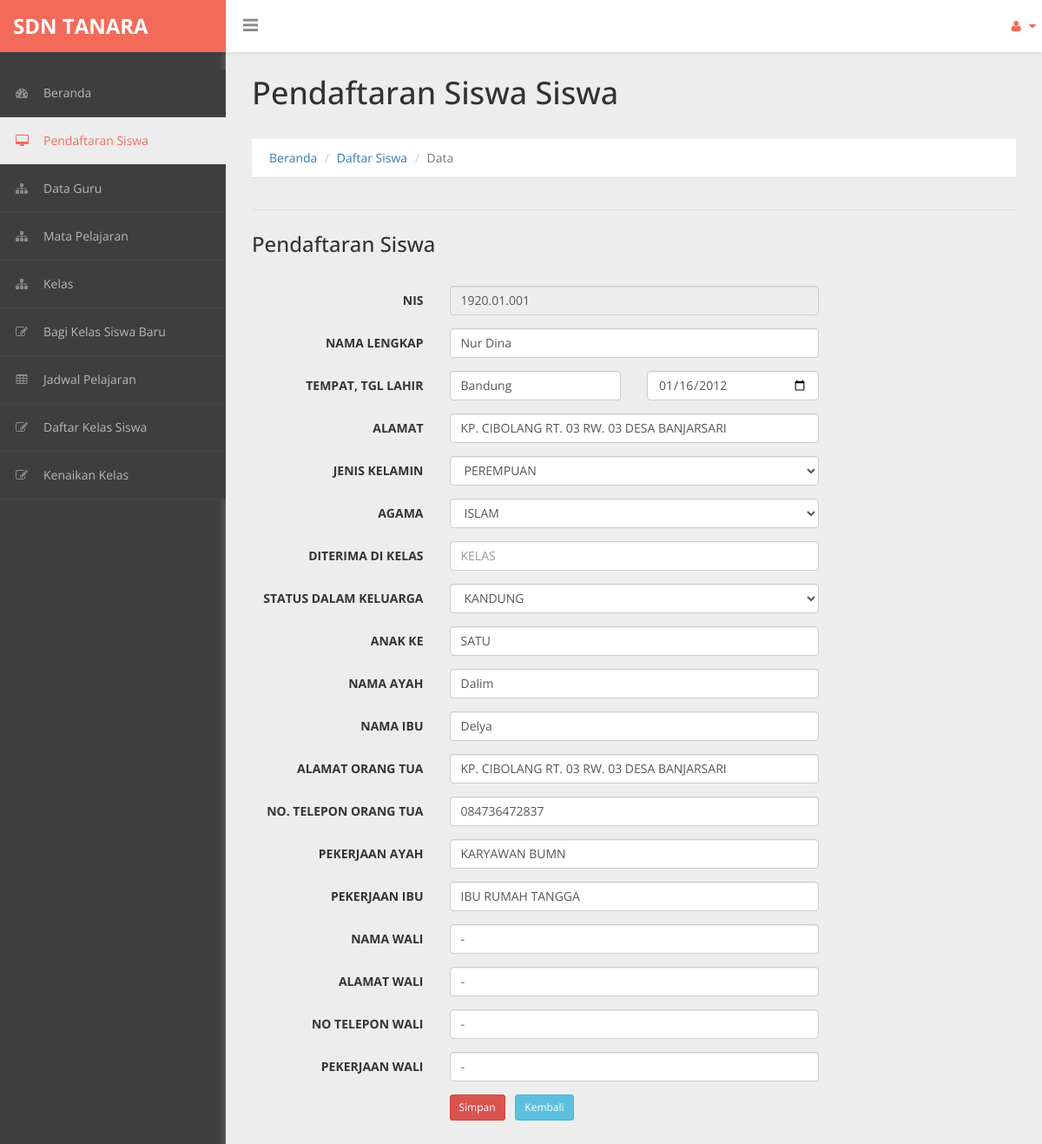
/admin/tampil_pendaftaran.php?nis=1920.01.001, run on the app's committed database.
### tables this page shows
CREATE TABLE `siswa` (
  `nis` varchar(11) NOT NULL,
  `nama_siswa` varchar(40) NOT NULL,
  `tempatlhr` varchar(30) NOT NULL,
  `tgllahir` date NOT NULL,
  `alamat` text NOT NULL,
  `gender` enum('LAKI-LAKI','PEREMPUAN') NOT NULL,
  `agama` enum('ISLAM','KRISTEN','BUDHA','HINDU','KHONG HU CHU') NOT NULL,
  `kelas` varchar(6) NOT NULL,
  `status` enum('KANDUNG','ANGKAT','TIRI') NOT NULL,
  `anakke` varchar(15) NOT NULL,
  `namaayah` varchar(30) NOT NULL,
  `namaibu` varchar(30) NOT NULL,
  `alamatortu` text NOT NULL,
  `telportu` varchar(13) NOT NULL,
  `pekerjaanayah` varchar(30) NOT NULL,
  `pekerjaanibu` varchar(30) NOT NULL,
  `namawali` varchar(30) NOT NULL,
  `alamatwali` text NOT NULL,
  `telpwali` varchar(13) NOT NULL,
  `pekerjaanwali` varchar(30) NOT NULL
);

### admin/tampil_pendaftaran.php (the view, shortened to what this page needs)
<!DOCTYPE html>
<html xmlns="http://www.w3.org/1999/xhtml">
<head>
    <link href="../assets/css/bootstrap.css" rel="stylesheet" />
    <link href="../assets/css/font-awesome.css" rel="stylesheet" />
    <link href="../assets/css/custom-styles.css" rel="stylesheet" />
</head>
<body>
    <div id="wrapper">
        <nav class="navbar navbar-default top-navbar" role="navigation">
            <div class="navbar-header">
                <a class="navbar-brand" href="index.php"><strong>SDN TANARA</strong></a>
				<div id="sideNav" href="">
		          <i class="fa fa-bars icon"></i>
		      </div>
            </div>
            <ul class="nav navbar-top-links navbar-right">
                <li class="dropdown">
                    <a class="dropdown-toggle" data-toggle="dropdown" href="#" aria-expanded="false">
                        <i class="fa fa-user fa-fw"></i> <i class="fa fa-caret-down"></i>
                    </a>
                </li>
            </ul>
        </nav>
         <nav class="navbar-default navbar-side" role="navigation">
            <div class="sidebar-collapse">
                <ul class="nav" id="main-menu">
                    <li>
                        <a href="index.php"><i class="fa fa-dashboard"></i>Beranda</a>
                    </li>
                    <li>
                        <a href="daftar_pend.php"  class="active-menu"><i class="fa fa-desktop"></i>Pendaftaran Siswa</a>
                    </li>
                    <li>
                        <a href="daftar_guru.php"><i class="fa fa-sitemap"></i>Data Guru</a>
                    </li>
                    <li>
                        <a href="daftar_mapel.php"><i class="fa fa-sitemap"></i>Mata Pelajaran</a>
                    </li>
                     <li>
                        <a href="daftar_ruang.php"><i class="fa fa-sitemap"></i>Kelas</a>
                    </li>
                    <li>
                        <a href="daftar_walikelas.php"><i class="fa fa-edit"></i>Bagi Kelas Siswa Baru</a>
                    </li>
                    <li>
                        <a href="daftar_jadwal.php"><i class="fa fa-table"></i>Jadwal Pelajaran</a>
                    </li>
                    <li>
                        <a href="daftar_siswa.php"><i class="fa fa-edit"></i>Daftar Kelas Siswa</a>
                    </li>
                    <li>
                        <a href="daftar_kenaikan.php"><i class="fa fa-edit"></i>Kenaikan Kelas</a>
                    </li>
                </ul>
            </div>
        </nav>
        <div id="page-wrapper">
		  <div class="header">
                        <h1 class="page-header">
                           Pendaftaran Siswa Siswa <small></small>
                        </h1>
						<ol class="breadcrumb">
					  <li><a href="index.php">Beranda</a></li>
					  <li><a href="#">Daftar Siswa</a></li>
					  <li class="active">Data</li>
					</ol>
		</div>
            <div id="page-inner">
    			<div class="row">
    			  <div class="col-md-12">
    			<div class="panel panel-default">
				</div>
			</div>
				</div>
    <div class="box box-success">
        <form action="pendaftaran/update_pendaftaran.php" method="POST" class="form-horizontal">
            <div class="box-header with-border">
                <h3 class="box-title">Pendaftaran Siswa</h3>
            </div><br><br>
                <?php
                    include '../koneksi.php';
                    $nis=$_GET['nis'];
                    $data=mysqli_query($koneksi,"Select * from siswa where nis='$nis'");
                    while($d=mysqli_fetch_array($data)){
                ?>
            <div class="form-group">
                <label class="control-label col-md-3 col-sm-3 col-xs-12" for="form-field-1">
                    NIS
                </label>
                <div class="col-md-6 col-sm-6 col-xs-12">
                    <input type="text" name="nis" value="<?php echo $d['nis']?>" id="form-field-1" class="form-control col-md-7 col-xs-12" readonly>
                </div>
            </div>
            <div class="form-group">
                <label class="control-label col-md-3 col-sm-3 col-xs-12" for="form-field-1">
                    NAMA LENGKAP
                </label>
                <div class="col-md-6 col-sm-6 col-xs-12">
                    <input type="text" name="nama_siswa" value="<?php echo $d['nama_siswa']?>" id="form-field-1" class="form-control col-md-7 col-xs-12" required>
                </div>
            </div>
            <div class="form-group">
                <label class="control-label col-md-3 col-sm-3 col-xs-12" for="form-field-1">
                    TEMPAT, TGL LAHIR
                </label>
                <div class="col-sm-3">
                    <input type="text" name="tempatlhr" value="<?php echo $d['tempatlhr']?>" id="form-field-1" class="form-control col-md-7 col-xs-12" required>
                </div>
                <div class="col-sm-3">
                    <input type="date" name="tgllahir" value="<?php echo $d['tgllahir']?>" id="form-field-1" class="form-control col-md-7 col-xs-12" required>
                </div>
            </div>
            <div class="form-group">
                <label class="control-label col-md-3 col-sm-3 col-xs-12" for="form-field-1">
                    ALAMAT
                </label>
                <div class="col-md-6 col-sm-6 col-xs-12">
                    <input type="text" name="alamat" value="<?php echo $d['alamat']?>" id="form-field-1" class="form-control col-md-7 col-xs-12" required>
                </div>
            </div>
            <div class="form-group">
                <label class="control-label col-md-3 col-sm-3 col-xs-12" for="form-field-1">
                    JENIS KELAMIN
                </label>
                    <div class="col-sm-6">
                        <select class="form-control col-md-7 col-xs-12" id=form-field-1" name="gender" required>
                            <option value="" ><?php echo $d['gender']?></option>
                        </select>
                    </div>
            </div>
            <div class="form-group">
                <label class="control-label col-md-3 col-sm-3 col-xs-12" for="form-field-1">
                    AGAMA
                </label>
                     <div class="col-sm-6">
                        <select class="form-control col-md-7 col-xs-12" id="form-field-1" name="agama" required>
                            <option value="" ><?php echo $d['agama']?></option>
                        </select>
                    </div>
            </div>
            <div class="form-group">
                <label class="control-label col-md-3 col-sm-3 col-xs-12" for="form-field-1">
                    DITERIMA DI KELAS
                </label>
                <div class="col-md-6 col-sm-6 col-xs-12">
                    <input type="text" name="kelas" placeholder="KELAS" id="form-field-1" class="form-control col-md-7 col-xs-12" required>
                </div>
            </div>
            <div class="form-group">
                <label class="control-label col-md-3 col-sm-3 col-xs-12" for="form-field-1">
                    STATUS DALAM KELUARGA
                </label>
                <div class="col-sm-6">
                    <select class="form-control col-md-7 col-xs-12" id="form-field-1" name="status" required>
                        <option value="" ><?php echo $d['status']?></option>
                    </select>
                </div>
            </div>
              <div class="form-group">
                <label class="control-label col-md-3 col-sm-3 col-xs-12" for="form-field-1">
                    ANAK KE
                </label>
                <div class="col-md-6 col-sm-6 col-xs-12">
                    <input type="text" name="anakke" value="<?php echo $d['anakke']?>" id="form-field-1" class="form-control col-md-7 col-xs-12" required>
                </div>
            </div>
            <div class="form-group">
                <label class="control-label col-md-3 col-sm-3 col-xs-12" for="form-field-1">
                   NAMA AYAH
                </label>
                <div class="col-md-6 col-sm-6 col-xs-12">
                    <input type="text" name="namaayah" value="<?php echo $d['namaayah']?>" id="form-field-1" class="form-control col-md-7 col-xs-12" required>
                </div>
            </div>
              <div class="form-group">
                <label class="control-label col-md-3 col-sm-3 col-xs-12" for="form-field-1">
                    NAMA IBU
                </label>
                <div class="col-md-6 col-sm-6 col-xs-12">
                    <input type="text" name="namaibu" value="<?php echo $d['namaibu']?>" id="form-field-1" class="form-control col-md-7 col-xs-12" required>
                </div>
            </div>
            <div class="form-group">
                <label class="control-label col-md-3 col-sm-3 col-xs-12" for="form-field-1">
                    ALAMAT ORANG TUA
                </label>
                <div class="col-md-6 col-sm-6 col-xs-12">
                    <input type="text" name="alamatortu" value="<?php echo $d['alamatortu']?>" id="form-field-1" class="form-control col-md-7 col-xs-12" required>
                </div>
            </div>
              <div class="form-group">
                <label class="control-label col-md-3 col-sm-3 col-xs-12" for="form-field-1">
                    NO. TELEPON ORANG TUA
                </label>
                <div class="col-md-6 col-sm-6 col-xs-12">
                    <input type="text" name="telportu" value="<?php echo $d['telportu']?>" id="form-field-1" class="form-control col-md-7 col-xs-12" required>
                </div>
            </div>
            <div class="form-group">
                <label class="control-label col-md-3 col-sm-3 col-xs-12" for="form-field-1">
                   PEKERJAAN AYAH
                </label>
                <div class="col-md-6 col-sm-6 col-xs-12">
                    <input type="text" name="pekerjaanayah" value="<?php echo $d['pekerjaanayah']?>" id="form-field-1" class="form-control col-md-7 col-xs-12" required>
                </div>
            </div>
              <div class="form-group">
                <label class="control-label col-md-3 col-sm-3 col-xs-12" for="form-field-1">
                    PEKERJAAN IBU
                </label>
                <div class="col-md-6 col-sm-6 col-xs-12">
                    <input type="text" name="pekerjaanibu" value="<?php echo $d['pekerjaanibu']?>" id="form-field-1" class="form-control col-md-7 col-xs-12" required>
                </div>
            </div>
            <div class="form-group">
                <label class="control-label col-md-3 col-sm-3 col-xs-12" for="form-field-1">
                    NAMA WALI
                </label>
                <div class="col-md-6 col-sm-6 col-xs-12">
                    <input type="text" name="namawali" value="<?php echo $d['namawali']?>" id="form-field-1" class="form-control col-md-7 col-xs-12" required>
                </div>
            </div>
              <div class="form-group">
                <label class="control-label col-md-3 col-sm-3 col-xs-12" for="form-field-1">
                    ALAMAT WALI
                </label>
                <div class="col-md-6 col-sm-6 col-xs-12">
                    <input type="text" name="alamatwali" value="<?php echo $d['alamatwali']?>" id="form-field-1" class="form-control col-md-7 col-xs-12" required>
                </div>
            </div>
            <div class="form-group">
                <label class="control-label col-md-3 col-sm-3 col-xs-12" for="form-field-1">
                   NO TELEPON WALI
                </label>
                <div class="col-md-6 col-sm-6 col-xs-12">
                    <input type="text" name="telpwali" value="<?php echo $d['telpwali']?>" id="form-field-1" class="form-control col-md-7 col-xs-12" required>
                </div>
            </div>
              <div class="form-group">
                <label class="control-label col-md-3 col-sm-3 col-xs-12" for="form-field-1">
                    PEKERJAAN WALI
                </label>
                <div class="col-md-6 col-sm-6 col-xs-12">
                    <input type="text" name="pekerjaanwali" value="<?php echo $d['pekerjaanwali']?>" id="form-field-1" class="form-control col-md-7 col-xs-12" required>
                </div>
            </div>
            <div class="form-group">
                <label class="control-label col-md-3 col-sm-3 col-xs-12" for="form-field-1">
                </label>
                <div class="col-sm-1">
                    <button type="submit" name="tambah" class="btn btn-danger  btn-sm">Simpan</button>
                </div>
                <div class="col-sm-1">
                    <a href="data_pendaftaran.php" class="btn btn-info btn-sm">Kembali</a>
                </div>
            </div>
         </form>
    </div>
  </div>
				</div>
            </div>
</body>
</html>
<?php } ?>

### data on the page
siswa: nis "1920.01.001", nama_siswa "Nur Dina", tempatlhr "Bandung", tgllahir "01/16/2012", alamat "KP. CIBOLANG RT. 03 RW. 03 DESA BANJARSARI", gender "PEREMPUAN", agama "ISLAM", status "KANDUNG", anakke "SATU", namaayah "Dalim", namaibu "Delya", alamatortu "KP. CIBOLANG RT. 03 RW. 03 DESA BANJARSARI", telportu "084736472837", pekerjaanayah "KARYAWAN BUMN", pekerjaanibu "IBU RUMAH TANGGA", namawali "-", alamatwali "-", telpwali "-", pekerjaanwali "-"
